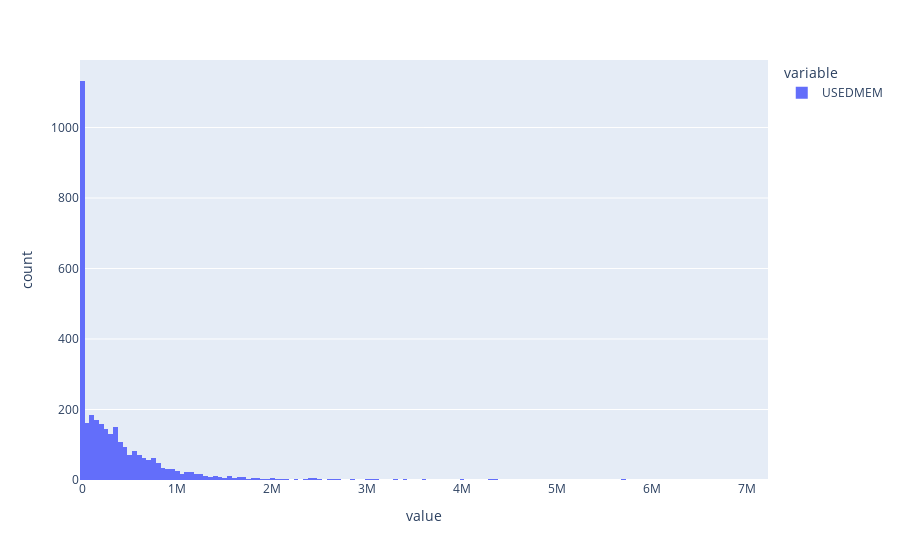

This figure's notebook cell:
### Code cell
px.histogram(totalmem['USEDMEM'], nbins=200)

### Figure 1 — Plotly figure (JSON) as saved in the notebook; plotly's stock layout.template omitted (floating-point values rounded to 4 significant figures; data arrays with more than 128 entries replaced by an {"elided": "..."} marker saying what was removed)
{"data": [{"alignmentgroup": "True", "bingroup": "x", "hovertemplate": "variable=USEDMEM<br>value=%{x}<br>count=%{y}<extra></extra>", "legendgroup": "USEDMEM", "marker": {"color": "#636efa", "pattern": {"shape": ""}}, "name": "USEDMEM", "nbinsx": 200, "offsetgroup": "USEDMEM", "orientation": "v", "showlegend": true, "type": "histogram", "x": {"elided": "3297 float values"}, "xaxis": "x", "yaxis": "y"}], "layout": {"barmode": "relative", "legend": {"title": {"text": "variable"}, "tracegroupgap": 0}, "margin": {"t": 60}, "xaxis": {"anchor": "y", "domain": [0, 1], "title": {"text": "value"}}, "yaxis": {"anchor": "x", "domain": [0, 1], "title": {"text": "count"}}}}
